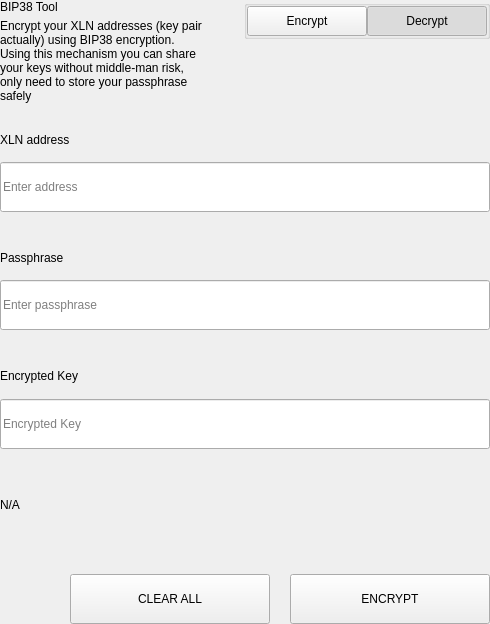
<?xml version="1.0" encoding="UTF-8"?>
<ui version="4.0">
 <class>SettingsBitToolWidget</class>
 <widget class="QWidget" name="SettingsBitToolWidget">
  <property name="geometry">
   <rect>
    <x>0</x>
    <y>0</y>
    <width>490</width>
    <height>624</height>
   </rect>
  </property>
  <property name="windowTitle">
   <string>Form</string>
  </property>
  <layout class="QVBoxLayout" name="verticalLayout">
   <property name="spacing">
    <number>0</number>
   </property>
   <property name="leftMargin">
    <number>0</number>
   </property>
   <property name="topMargin">
    <number>0</number>
   </property>
   <property name="rightMargin">
    <number>0</number>
   </property>
   <property name="bottomMargin">
    <number>0</number>
   </property>
   <item>
    <widget class="QWidget" name="left" native="true">
     <layout class="QVBoxLayout" name="verticalLayout_3">
      <property name="leftMargin">
       <number>0</number>
      </property>
      <property name="topMargin">
       <number>0</number>
      </property>
      <property name="rightMargin">
       <number>0</number>
      </property>
      <property name="bottomMargin">
       <number>0</number>
      </property>
      <item>
       <layout class="QVBoxLayout" name="verticalLayout_2">
        <property name="spacing">
         <number>0</number>
        </property>
        <item>
         <layout class="QHBoxLayout" name="horizontalLayout_3" stretch="3,1">
          <property name="spacing">
           <number>40</number>
          </property>
          <item>
           <layout class="QVBoxLayout" name="verticalLayoutTitle">
            <property name="spacing">
             <number>5</number>
            </property>
            <item>
             <widget class="QLabel" name="labelTitle">
              <property name="text">
               <string>BIP38 Tool</string>
              </property>
             </widget>
            </item>
            <item>
             <widget class="QLabel" name="labelSubtitle1">
              <property name="text">
               <string>Encrypt your XLN addresses (key pair actually) using BIP38 encryption.
Using this mechanism you can share your keys without middle-man risk, only need to store your passphrase safely</string>
              </property>
              <property name="wordWrap">
               <bool>true</bool>
              </property>
             </widget>
            </item>
           </layout>
          </item>
          <item alignment="Qt::AlignTop">
           <widget class="QGroupBox" name="groupBox">
            <property name="title">
             <string/>
            </property>
            <property name="alignment">
             <set>Qt::AlignLeading|Qt::AlignLeft|Qt::AlignTop</set>
            </property>
            <layout class="QHBoxLayout" name="horizontalLayout_4">
             <property name="spacing">
              <number>0</number>
             </property>
             <property name="leftMargin">
              <number>0</number>
             </property>
             <property name="topMargin">
              <number>0</number>
             </property>
             <property name="rightMargin">
              <number>0</number>
             </property>
             <property name="bottomMargin">
              <number>0</number>
             </property>
             <item>
              <spacer name="horizontalSpacer">
               <property name="orientation">
                <enum>Qt::Horizontal</enum>
               </property>
               <property name="sizeHint" stdset="0">
                <size>
                 <width>40</width>
                 <height>20</height>
                </size>
               </property>
              </spacer>
             </item>
             <item>
              <widget class="QPushButton" name="pushLeft">
               <property name="minimumSize">
                <size>
                 <width>120</width>
                 <height>30</height>
                </size>
               </property>
               <property name="maximumSize">
                <size>
                 <width>120</width>
                 <height>30</height>
                </size>
               </property>
               <property name="focusPolicy">
                <enum>Qt::NoFocus</enum>
               </property>
               <property name="text">
                <string>Encrypt</string>
               </property>
               <property name="checkable">
                <bool>true</bool>
               </property>
               <property name="autoExclusive">
                <bool>true</bool>
               </property>
              </widget>
             </item>
             <item>
              <widget class="QPushButton" name="pushRight">
               <property name="minimumSize">
                <size>
                 <width>120</width>
                 <height>30</height>
                </size>
               </property>
               <property name="maximumSize">
                <size>
                 <width>120</width>
                 <height>30</height>
                </size>
               </property>
               <property name="focusPolicy">
                <enum>Qt::NoFocus</enum>
               </property>
               <property name="text">
                <string>Decrypt</string>
               </property>
               <property name="checkable">
                <bool>true</bool>
               </property>
               <property name="checked">
                <bool>true</bool>
               </property>
               <property name="autoExclusive">
                <bool>true</bool>
               </property>
              </widget>
             </item>
            </layout>
           </widget>
          </item>
         </layout>
        </item>
        <item>
         <widget class="QStackedWidget" name="stackedWidget">
          <property name="currentIndex">
           <number>1</number>
          </property>
          <widget class="QWidget" name="pageDecrypt">
           <layout class="QVBoxLayout" name="verticalLayout_5">
            <property name="spacing">
             <number>0</number>
            </property>
            <property name="leftMargin">
             <number>0</number>
            </property>
            <property name="topMargin">
             <number>0</number>
            </property>
            <property name="rightMargin">
             <number>0</number>
            </property>
            <property name="bottomMargin">
             <number>0</number>
            </property>
            <item>
             <widget class="QWidget" name="widget" native="true">
              <property name="minimumSize">
               <size>
                <width>0</width>
                <height>100</height>
               </size>
              </property>
              <layout class="QVBoxLayout" name="verticalLayout_4">
               <property name="spacing">
                <number>0</number>
               </property>
               <property name="leftMargin">
                <number>0</number>
               </property>
               <property name="topMargin">
                <number>0</number>
               </property>
               <property name="rightMargin">
                <number>0</number>
               </property>
               <property name="bottomMargin">
                <number>0</number>
               </property>
               <item>
                <spacer name="verticalSpacer_2">
                 <property name="orientation">
                  <enum>Qt::Vertical</enum>
                 </property>
                 <property name="sizeType">
                  <enum>QSizePolicy::Fixed</enum>
                 </property>
                 <property name="sizeHint" stdset="0">
                  <size>
                   <width>20</width>
                   <height>20</height>
                  </size>
                 </property>
                </spacer>
               </item>
               <item>
                <layout class="QHBoxLayout" name="horizontalLayout_6" stretch="2">
                 <property name="spacing">
                  <number>0</number>
                 </property>
                 <item>
                  <layout class="QVBoxLayout" name="verticalLayout_7">
                   <property name="spacing">
                    <number>9</number>
                   </property>
                   <item>
                    <widget class="QLabel" name="labelSubtitleKey">
                     <property name="minimumSize">
                      <size>
                       <width>0</width>
                       <height>20</height>
                      </size>
                     </property>
                     <property name="maximumSize">
                      <size>
                       <width>16777215</width>
                       <height>20</height>
                      </size>
                     </property>
                     <property name="text">
                      <string>Encrypted key</string>
                     </property>
                    </widget>
                   </item>
                   <item>
                    <widget class="QLineEdit" name="lineEditKey">
                     <property name="minimumSize">
                      <size>
                       <width>0</width>
                       <height>50</height>
                      </size>
                     </property>
                     <property name="maximumSize">
                      <size>
                       <width>16777215</width>
                       <height>50</height>
                      </size>
                     </property>
                     <property name="placeholderText">
                      <string>Enter a encrypted key</string>
                     </property>
                    </widget>
                   </item>
                  </layout>
                 </item>
                </layout>
               </item>
               <item>
                <spacer name="verticalSpacer_3">
                 <property name="orientation">
                  <enum>Qt::Vertical</enum>
                 </property>
                 <property name="sizeType">
                  <enum>QSizePolicy::Fixed</enum>
                 </property>
                 <property name="sizeHint" stdset="0">
                  <size>
                   <width>20</width>
                   <height>20</height>
                  </size>
                 </property>
                </spacer>
               </item>
               <item>
                <layout class="QVBoxLayout" name="verticalLayout_9">
                 <property name="spacing">
                  <number>9</number>
                 </property>
                 <item>
                  <widget class="QLabel" name="labelSubtitlePassphrase">
                   <property name="maximumSize">
                    <size>
                     <width>16777215</width>
                     <height>20</height>
                    </size>
                   </property>
                   <property name="text">
                    <string>Passphrase</string>
                   </property>
                  </widget>
                 </item>
                 <item>
                  <widget class="QLineEdit" name="lineEditPassphrase">
                   <property name="minimumSize">
                    <size>
                     <width>0</width>
                     <height>50</height>
                    </size>
                   </property>
                   <property name="maximumSize">
                    <size>
                     <width>16777215</width>
                     <height>50</height>
                    </size>
                   </property>
                   <property name="placeholderText">
                    <string>Enter a passphrase</string>
                   </property>
                  </widget>
                 </item>
                </layout>
               </item>
               <item>
                <spacer name="verticalSpacer_4">
                 <property name="orientation">
                  <enum>Qt::Vertical</enum>
                 </property>
                 <property name="sizeType">
                  <enum>QSizePolicy::Fixed</enum>
                 </property>
                 <property name="sizeHint" stdset="0">
                  <size>
                   <width>20</width>
                   <height>20</height>
                  </size>
                 </property>
                </spacer>
               </item>
               <item>
                <widget class="QWidget" name="widget_3" native="true">
                 <property name="sizePolicy">
                  <sizepolicy hsizetype="Preferred" vsizetype="Fixed">
                   <horstretch>0</horstretch>
                   <verstretch>0</verstretch>
                  </sizepolicy>
                 </property>
                 <layout class="QVBoxLayout" name="verticalLayout_10">
                  <property name="spacing">
                   <number>9</number>
                  </property>
                  <property name="leftMargin">
                   <number>0</number>
                  </property>
                  <property name="topMargin">
                   <number>0</number>
                  </property>
                  <property name="rightMargin">
                   <number>0</number>
                  </property>
                  <property name="bottomMargin">
                   <number>0</number>
                  </property>
                  <item>
                   <widget class="QLabel" name="labelSubtitleDecryptResult">
                    <property name="minimumSize">
                     <size>
                      <width>0</width>
                      <height>20</height>
                     </size>
                    </property>
                    <property name="maximumSize">
                     <size>
                      <width>16777215</width>
                      <height>20</height>
                     </size>
                    </property>
                    <property name="text">
                     <string>Decrypted address result</string>
                    </property>
                   </widget>
                  </item>
                  <item>
                   <widget class="QWidget" name="widget_4" native="true">
                    <layout class="QHBoxLayout" name="horizontalLayout" stretch="6,0,1">
                     <property name="spacing">
                      <number>0</number>
                     </property>
                     <property name="leftMargin">
                      <number>0</number>
                     </property>
                     <property name="topMargin">
                      <number>0</number>
                     </property>
                     <property name="rightMargin">
                      <number>0</number>
                     </property>
                     <property name="bottomMargin">
                      <number>0</number>
                     </property>
                     <item alignment="Qt::AlignVCenter">
                      <widget class="QLineEdit" name="lineEditDecryptResult">
                       <property name="minimumSize">
                        <size>
                         <width>0</width>
                         <height>50</height>
                        </size>
                       </property>
                       <property name="maximumSize">
                        <size>
                         <width>16777215</width>
                         <height>50</height>
                        </size>
                       </property>
                       <property name="placeholderText">
                        <string>Decrypted Address</string>
                       </property>
                      </widget>
                     </item>
                     <item>
                      <spacer name="horizontalSpacer_4">
                       <property name="orientation">
                        <enum>Qt::Horizontal</enum>
                       </property>
                       <property name="sizeType">
                        <enum>QSizePolicy::Fixed</enum>
                       </property>
                       <property name="sizeHint" stdset="0">
                        <size>
                         <width>20</width>
                         <height>50</height>
                        </size>
                       </property>
                      </spacer>
                     </item>
                     <item>
                      <widget class="QPushButton" name="pushButtonImport">
                       <property name="minimumSize">
                        <size>
                         <width>140</width>
                         <height>40</height>
                        </size>
                       </property>
                       <property name="text">
                        <string>Import Address</string>
                       </property>
                      </widget>
                     </item>
                    </layout>
                   </widget>
                  </item>
                 </layout>
                </widget>
               </item>
               <item>
                <widget class="QLabel" name="statusLabel_DEC">
                 <property name="maximumSize">
                  <size>
                   <width>16777215</width>
                   <height>40</height>
                  </size>
                 </property>
                 <property name="text">
                  <string/>
                 </property>
                </widget>
               </item>
               <item>
                <spacer name="verticalSpacer">
                 <property name="orientation">
                  <enum>Qt::Vertical</enum>
                 </property>
                 <property name="sizeType">
                  <enum>QSizePolicy::Preferred</enum>
                 </property>
                 <property name="sizeHint" stdset="0">
                  <size>
                   <width>20</width>
                   <height>20</height>
                  </size>
                 </property>
                </spacer>
               </item>
               <item>
                <layout class="QHBoxLayout" name="horizontalLayout_7">
                 <property name="spacing">
                  <number>0</number>
                 </property>
                 <item>
                  <spacer name="horizontalSpacer_5">
                   <property name="orientation">
                    <enum>Qt::Horizontal</enum>
                   </property>
                   <property name="sizeType">
                    <enum>QSizePolicy::Expanding</enum>
                   </property>
                   <property name="sizeHint" stdset="0">
                    <size>
                     <width>40</width>
                     <height>20</height>
                    </size>
                   </property>
                  </spacer>
                 </item>
                 <item>
                  <widget class="QPushButton" name="pushButtonDecryptClear">
                   <property name="minimumSize">
                    <size>
                     <width>200</width>
                     <height>50</height>
                    </size>
                   </property>
                   <property name="maximumSize">
                    <size>
                     <width>200</width>
                     <height>50</height>
                    </size>
                   </property>
                   <property name="text">
                    <string>CLEAR</string>
                   </property>
                  </widget>
                 </item>
                 <item>
                  <spacer name="horizontalSpacer_3">
                   <property name="orientation">
                    <enum>Qt::Horizontal</enum>
                   </property>
                   <property name="sizeType">
                    <enum>QSizePolicy::Fixed</enum>
                   </property>
                   <property name="sizeHint" stdset="0">
                    <size>
                     <width>20</width>
                     <height>20</height>
                    </size>
                   </property>
                  </spacer>
                 </item>
                 <item>
                  <widget class="QPushButton" name="pushButtonDecrypt">
                   <property name="minimumSize">
                    <size>
                     <width>200</width>
                     <height>50</height>
                    </size>
                   </property>
                   <property name="maximumSize">
                    <size>
                     <width>200</width>
                     <height>50</height>
                    </size>
                   </property>
                   <property name="text">
                    <string>DECRYPT KEY</string>
                   </property>
                  </widget>
                 </item>
                </layout>
               </item>
              </layout>
             </widget>
            </item>
           </layout>
          </widget>
          <widget class="QWidget" name="pageEncrypt">
           <layout class="QVBoxLayout" name="verticalLayout_11">
            <property name="spacing">
             <number>0</number>
            </property>
            <property name="leftMargin">
             <number>0</number>
            </property>
            <property name="topMargin">
             <number>0</number>
            </property>
            <property name="rightMargin">
             <number>0</number>
            </property>
            <property name="bottomMargin">
             <number>0</number>
            </property>
            <item>
             <spacer name="verticalSpacer_8">
              <property name="orientation">
               <enum>Qt::Vertical</enum>
              </property>
              <property name="sizeType">
               <enum>QSizePolicy::Fixed</enum>
              </property>
              <property name="sizeHint" stdset="0">
               <size>
                <width>20</width>
                <height>20</height>
               </size>
              </property>
             </spacer>
            </item>
            <item>
             <widget class="QWidget" name="containerAddressEnc" native="true">
              <layout class="QVBoxLayout" name="containerAddressEncLayout">
               <property name="spacing">
                <number>5</number>
               </property>
               <property name="leftMargin">
                <number>0</number>
               </property>
               <property name="topMargin">
                <number>0</number>
               </property>
               <property name="rightMargin">
                <number>0</number>
               </property>
               <property name="bottomMargin">
                <number>0</number>
               </property>
               <item>
                <widget class="QLabel" name="labelSubtitleAddress">
                 <property name="minimumSize">
                  <size>
                   <width>0</width>
                   <height>20</height>
                  </size>
                 </property>
                 <property name="maximumSize">
                  <size>
                   <width>16777215</width>
                   <height>20</height>
                  </size>
                 </property>
                 <property name="text">
                  <string>XLN address</string>
                 </property>
                </widget>
               </item>
               <item>
                <widget class="QLineEdit" name="addressIn_ENC">
                 <property name="minimumSize">
                  <size>
                   <width>0</width>
                   <height>50</height>
                  </size>
                 </property>
                 <property name="placeholderText">
                  <string>Enter address</string>
                 </property>
                </widget>
               </item>
              </layout>
             </widget>
            </item>
            <item>
             <spacer name="verticalSpacer_6">
              <property name="orientation">
               <enum>Qt::Vertical</enum>
              </property>
              <property name="sizeType">
               <enum>QSizePolicy::Fixed</enum>
              </property>
              <property name="sizeHint" stdset="0">
               <size>
                <width>20</width>
                <height>20</height>
               </size>
              </property>
             </spacer>
            </item>
            <item>
             <widget class="QWidget" name="containerAddress" native="true">
              <layout class="QHBoxLayout" name="horizontalLayout_9" stretch="2">
               <property name="spacing">
                <number>0</number>
               </property>
               <property name="leftMargin">
                <number>0</number>
               </property>
               <property name="topMargin">
                <number>0</number>
               </property>
               <property name="rightMargin">
                <number>0</number>
               </property>
               <property name="bottomMargin">
                <number>0</number>
               </property>
               <item>
                <layout class="QVBoxLayout" name="verticalLayout_8">
                 <property name="spacing">
                  <number>5</number>
                 </property>
                 <item>
                  <widget class="QLabel" name="labelSubtitleMessage">
                   <property name="minimumSize">
                    <size>
                     <width>0</width>
                     <height>20</height>
                    </size>
                   </property>
                   <property name="maximumSize">
                    <size>
                     <width>16777215</width>
                     <height>20</height>
                    </size>
                   </property>
                   <property name="text">
                    <string>Passphrase</string>
                   </property>
                  </widget>
                 </item>
                 <item>
                  <widget class="QLineEdit" name="passphraseIn_ENC">
                   <property name="minimumSize">
                    <size>
                     <width>0</width>
                     <height>50</height>
                    </size>
                   </property>
                   <property name="maximumSize">
                    <size>
                     <width>16777215</width>
                     <height>50</height>
                    </size>
                   </property>
                   <property name="placeholderText">
                    <string>Enter passphrase</string>
                   </property>
                  </widget>
                 </item>
                </layout>
               </item>
              </layout>
             </widget>
            </item>
            <item>
             <spacer name="verticalSpacer_7">
              <property name="orientation">
               <enum>Qt::Vertical</enum>
              </property>
              <property name="sizeType">
               <enum>QSizePolicy::Fixed</enum>
              </property>
              <property name="sizeHint" stdset="0">
               <size>
                <width>20</width>
                <height>20</height>
               </size>
              </property>
             </spacer>
            </item>
            <item>
             <widget class="QWidget" name="widget_2" native="true">
              <property name="minimumSize">
               <size>
                <width>0</width>
                <height>75</height>
               </size>
              </property>
              <property name="maximumSize">
               <size>
                <width>16777215</width>
                <height>16777215</height>
               </size>
              </property>
              <layout class="QVBoxLayout" name="verticalLayout_6">
               <property name="leftMargin">
                <number>0</number>
               </property>
               <property name="topMargin">
                <number>0</number>
               </property>
               <property name="rightMargin">
                <number>0</number>
               </property>
               <property name="bottomMargin">
                <number>0</number>
               </property>
               <item>
                <widget class="QLabel" name="labelSubtitleEncryptedKey">
                 <property name="minimumSize">
                  <size>
                   <width>0</width>
                   <height>20</height>
                  </size>
                 </property>
                 <property name="maximumSize">
                  <size>
                   <width>16777215</width>
                   <height>20</height>
                  </size>
                 </property>
                 <property name="text">
                  <string>Encrypted Key</string>
                 </property>
                </widget>
               </item>
               <item>
                <widget class="QLineEdit" name="encryptedKeyOut_ENC">
                 <property name="minimumSize">
                  <size>
                   <width>0</width>
                   <height>50</height>
                  </size>
                 </property>
                 <property name="placeholderText">
                  <string>Encrypted Key</string>
                 </property>
                </widget>
               </item>
              </layout>
             </widget>
            </item>
            <item>
             <widget class="QLabel" name="statusLabel_ENC">
              <property name="text">
               <string notr="true">N/A</string>
              </property>
             </widget>
            </item>
            <item>
             <spacer name="verticalSpacer_5">
              <property name="orientation">
               <enum>Qt::Vertical</enum>
              </property>
              <property name="sizeType">
               <enum>QSizePolicy::Fixed</enum>
              </property>
              <property name="sizeHint" stdset="0">
               <size>
                <width>20</width>
                <height>20</height>
               </size>
              </property>
             </spacer>
            </item>
            <item>
             <layout class="QHBoxLayout" name="horizontalLayout_8">
              <property name="spacing">
               <number>0</number>
              </property>
              <item>
               <spacer name="horizontalSpacer_6">
                <property name="orientation">
                 <enum>Qt::Horizontal</enum>
                </property>
                <property name="sizeType">
                 <enum>QSizePolicy::Expanding</enum>
                </property>
                <property name="sizeHint" stdset="0">
                 <size>
                  <width>40</width>
                  <height>20</height>
                 </size>
                </property>
               </spacer>
              </item>
              <item>
               <widget class="QPushButton" name="pushButtonClear">
                <property name="minimumSize">
                 <size>
                  <width>200</width>
                  <height>50</height>
                 </size>
                </property>
                <property name="focusPolicy">
                 <enum>Qt::NoFocus</enum>
                </property>
                <property name="text">
                 <string>CLEAR ALL</string>
                </property>
               </widget>
              </item>
              <item>
               <spacer name="horizontalSpacer_2">
                <property name="orientation">
                 <enum>Qt::Horizontal</enum>
                </property>
                <property name="sizeType">
                 <enum>QSizePolicy::Fixed</enum>
                </property>
                <property name="sizeHint" stdset="0">
                 <size>
                  <width>20</width>
                  <height>20</height>
                 </size>
                </property>
               </spacer>
              </item>
              <item>
               <widget class="QPushButton" name="pushButtonEncrypt">
                <property name="minimumSize">
                 <size>
                  <width>200</width>
                  <height>50</height>
                 </size>
                </property>
                <property name="maximumSize">
                 <size>
                  <width>200</width>
                  <height>50</height>
                 </size>
                </property>
                <property name="focusPolicy">
                 <enum>Qt::NoFocus</enum>
                </property>
                <property name="text">
                 <string>ENCRYPT</string>
                </property>
               </widget>
              </item>
             </layout>
            </item>
           </layout>
          </widget>
         </widget>
        </item>
       </layout>
      </item>
     </layout>
    </widget>
   </item>
  </layout>
 </widget>
 <resources/>
 <connections/>
</ui>
